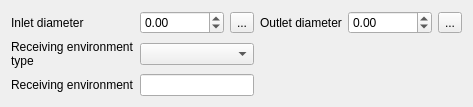
         <widget class="QWidget" name="septictank">
          <layout class="QGridLayout" name="gridLayout_15">
           <item row="1" column="1" colspan="2">
            <widget class="QComboBox" name="receivingenvironment"/>
           </item>
           <item row="1" column="0">
            <widget class="QLabel" name="label_74">
             <property name="text">
              <string>Receiving environment type</string>
             </property>
             <property name="wordWrap">
              <bool>true</bool>
             </property>
            </widget>
           </item>
           <item row="0" column="3">
            <widget class="QLabel" name="label_64">
             <property name="text">
              <string>Outlet diameter</string>
             </property>
             <property name="wordWrap">
              <bool>true</bool>
             </property>
            </widget>
           </item>
           <item row="0" column="2">
            <widget class="QToolButton" name="toolButton_inletdiameter_2">
             <property name="text">
              <string>...</string>
             </property>
            </widget>
           </item>
           <item row="0" column="4">
            <widget class="QDoubleSpinBox" name="outletdiameter_2">
             <property name="minimum">
              <double>-1.000000000000000</double>
             </property>
             <property name="maximum">
              <double>999999.000000000000000</double>
             </property>
            </widget>
           </item>
           <item row="0" column="0">
            <widget class="QLabel" name="label_65">
             <property name="text">
              <string>Inlet diameter</string>
             </property>
             <property name="wordWrap">
              <bool>true</bool>
             </property>
            </widget>
           </item>
           <item row="0" column="1">
            <widget class="QDoubleSpinBox" name="inletdiameter_2">
             <property name="minimum">
              <double>-1.000000000000000</double>
             </property>
             <property name="maximum">
              <double>999999.000000000000000</double>
             </property>
            </widget>
           </item>
           <item row="0" column="5">
            <widget class="QToolButton" name="toolButton_outletdiameter_2">
             <property name="text">
              <string>...</string>
             </property>
            </widget>
           </item>
           <item row="2" column="0">
            <widget class="QLabel" name="label_76">
             <property name="text">
              <string>Receiving environment</string>
             </property>
             <property name="wordWrap">
              <bool>true</bool>
             </property>
            </widget>
           </item>
           <item row="2" column="1" colspan="2">
            <widget class="QLineEdit" name="receivingenvironmentcomment_2"/>
           </item>
          </layout>
         </widget>
